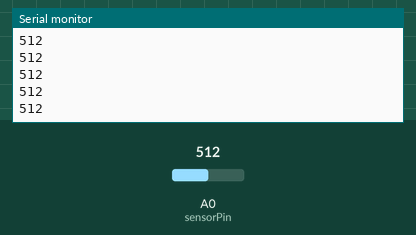
A sketch run on a simulated Arduino Uno, built with avr-gcc and run on an emulated ATmega328P. Shown: the last lines printed to the serial monitor. The test bench sets the inputs (shaded band); at power-on: A0 (sensorPin) = 512.

Above: at 1.2 s.
1.3 s: A0 (sensorPin) set to 716
At 1.32 s:
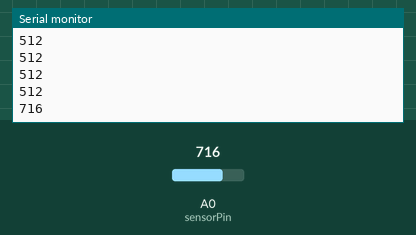
2.8 s: A0 (sensorPin) set to 900
At 2.83 s:
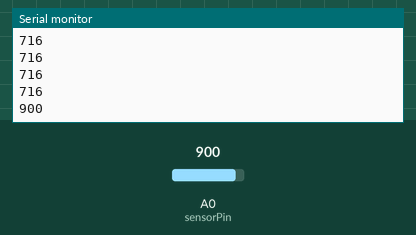
Timing chart, 0 to 5.8 s (numbered marks = the images above; inputs shaded):
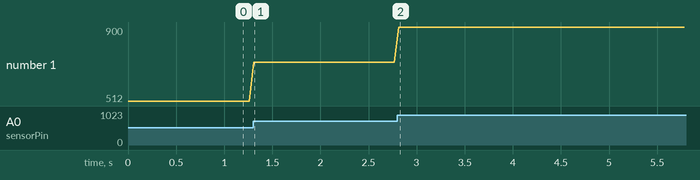

Measured:
- after the input at 1.3 s, the serial monitor: prints a new line at once (image 1)
- after the input at 2.8 s, the serial monitor: prints a new line at once (image 2)
- plotted number 1: 512 → 716 after the input at 1.3 s, 716 → 900 after the input at 2.8 s

The sketch:

potenti_processing_ex.ino
```cpp
// test processing graphing with a potentiometer

const int sensorPin = A0;
int sensorValue;
boolean in_transmit;

void setup() {
  in_transmit = true;
  pinMode(sensorPin, INPUT);
//  pinMode(8, INPUT);
  Serial.begin(9600);
//  delay(500);
//  byte is_true = B00001000 << 4;
//  Serial.println(is_true);
//  is_true = B00010000 << 4;
//  Serial.println(is_true, BIN);
//  is_true = B00001000 & B1111;
//  Serial.println((is_true), BIN);
//  delay(4000);
}

void loop() {
  if(in_transmit) {
    sensorValue = analogRead(sensorPin);
    Serial.println(sensorValue); //PIND & (1<<2));
    delay(50);
  }
  if(millis() > 20000 && in_transmit) {
    Serial.println('\n');
    in_transmit = false;
  }
}
```
